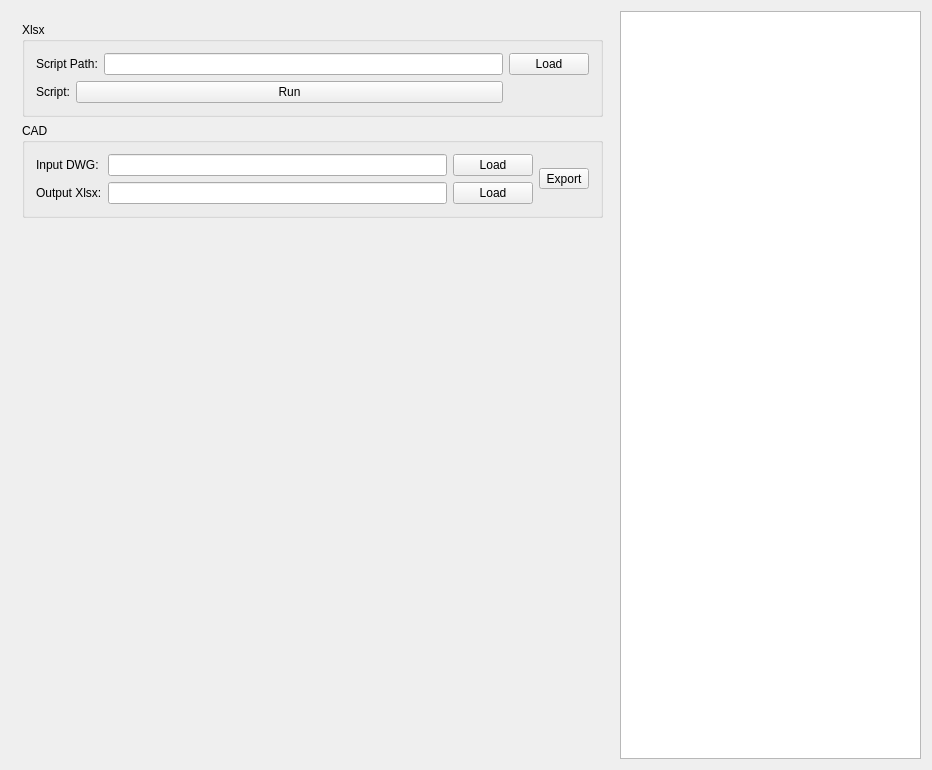
<?xml version="1.0" encoding="UTF-8"?>
<ui version="4.0">
 <class>AssemblyRouteCardClass</class>
 <widget class="QWidget" name="AssemblyRouteCardClass">
  <property name="geometry">
   <rect>
    <x>0</x>
    <y>0</y>
    <width>932</width>
    <height>770</height>
   </rect>
  </property>
  <property name="windowTitle">
   <string>AssemblyRouteCard</string>
  </property>
  <layout class="QHBoxLayout" name="horizontalLayout" stretch="2,1">
   <item>
    <widget class="QWidget" name="widget" native="true">
     <layout class="QVBoxLayout" name="verticalLayout">
      <item>
       <widget class="QGroupBox" name="groupBox_2">
        <property name="title">
         <string>Xlsx</string>
        </property>
        <layout class="QGridLayout" name="gridLayout_2">
         <item row="0" column="0" colspan="2">
          <widget class="QLabel" name="label_4">
           <property name="text">
            <string>Script Path:</string>
           </property>
          </widget>
         </item>
         <item row="0" column="2">
          <widget class="QLineEdit" name="scriptPath"/>
         </item>
         <item row="0" column="3">
          <widget class="QPushButton" name="loadScript">
           <property name="text">
            <string>Load</string>
           </property>
          </widget>
         </item>
         <item row="1" column="0">
          <widget class="QLabel" name="label_3">
           <property name="text">
            <string>Script:</string>
           </property>
          </widget>
         </item>
         <item row="1" column="1" colspan="2">
          <widget class="QPushButton" name="run">
           <property name="text">
            <string>Run</string>
           </property>
          </widget>
         </item>
        </layout>
       </widget>
      </item>
      <item>
       <widget class="QGroupBox" name="groupBox">
        <property name="title">
         <string>CAD</string>
        </property>
        <layout class="QGridLayout" name="gridLayout">
         <item row="0" column="0">
          <widget class="QLabel" name="label">
           <property name="text">
            <string>Input DWG:</string>
           </property>
          </widget>
         </item>
         <item row="0" column="1">
          <widget class="QLineEdit" name="InputPath"/>
         </item>
         <item row="0" column="2">
          <widget class="QPushButton" name="loadInput">
           <property name="text">
            <string>Load</string>
           </property>
          </widget>
         </item>
         <item row="0" column="3" rowspan="2">
          <widget class="QToolButton" name="export_2">
           <property name="text">
            <string>Export</string>
           </property>
          </widget>
         </item>
         <item row="1" column="0">
          <widget class="QLabel" name="label_2">
           <property name="text">
            <string>Output Xlsx:</string>
           </property>
          </widget>
         </item>
         <item row="1" column="1">
          <widget class="QLineEdit" name="OutputPath"/>
         </item>
         <item row="1" column="2">
          <widget class="QPushButton" name="LoadOutput">
           <property name="text">
            <string>Load</string>
           </property>
          </widget>
         </item>
        </layout>
       </widget>
      </item>
      <item>
       <spacer name="verticalSpacer">
        <property name="orientation">
         <enum>Qt::Vertical</enum>
        </property>
        <property name="sizeHint" stdset="0">
         <size>
          <width>20</width>
          <height>551</height>
         </size>
        </property>
       </spacer>
      </item>
     </layout>
    </widget>
   </item>
   <item>
    <widget class="QTextEdit" name="log"/>
   </item>
  </layout>
 </widget>
 <layoutdefault spacing="6" margin="11"/>
 <resources>
  <include location="AssemblyRouteCard.qrc"/>
 </resources>
 <connections/>
</ui>
